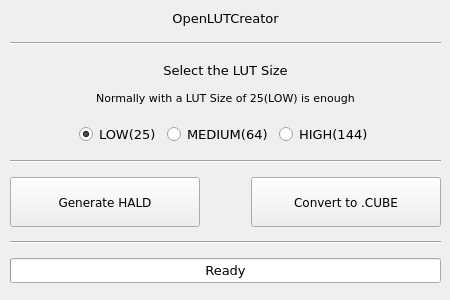
<?xml version="1.0" encoding="UTF-8"?>
<ui version="4.0">
 <class>MainWindow</class>
 <widget class="QMainWindow" name="MainWindow">
  <property name="geometry">
   <rect>
    <x>0</x>
    <y>0</y>
    <width>450</width>
    <height>300</height>
   </rect>
  </property>
  <property name="minimumSize">
   <size>
    <width>450</width>
    <height>300</height>
   </size>
  </property>
  <property name="maximumSize">
   <size>
    <width>450</width>
    <height>300</height>
   </size>
  </property>
  <property name="font">
   <font>
    <family>DejaVu Sans</family>
    <weight>50</weight>
    <bold>false</bold>
   </font>
  </property>
  <property name="windowTitle">
   <string>MainWindow</string>
  </property>
  <property name="autoFillBackground">
   <bool>true</bool>
  </property>
  <property name="tabShape">
   <enum>QTabWidget::Rounded</enum>
  </property>
  <property name="dockNestingEnabled">
   <bool>false</bool>
  </property>
  <widget class="QWidget" name="centralwidget">
   <widget class="QWidget" name="verticalLayoutWidget">
    <property name="geometry">
     <rect>
      <x>10</x>
      <y>0</y>
      <width>431</width>
      <height>291</height>
     </rect>
    </property>
    <layout class="QVBoxLayout" name="verticalLayout">
     <item>
      <widget class="QLabel" name="label_2">
       <property name="maximumSize">
        <size>
         <width>16777215</width>
         <height>20</height>
        </size>
       </property>
       <property name="font">
        <font>
         <pointsize>10</pointsize>
        </font>
       </property>
       <property name="text">
        <string>OpenLUTCreator</string>
       </property>
       <property name="alignment">
        <set>Qt::AlignCenter</set>
       </property>
      </widget>
     </item>
     <item>
      <widget class="Line" name="line_3">
       <property name="orientation">
        <enum>Qt::Horizontal</enum>
       </property>
      </widget>
     </item>
     <item>
      <widget class="QLabel" name="label">
       <property name="sizePolicy">
        <sizepolicy hsizetype="Minimum" vsizetype="Minimum">
         <horstretch>0</horstretch>
         <verstretch>0</verstretch>
        </sizepolicy>
       </property>
       <property name="maximumSize">
        <size>
         <width>16777215</width>
         <height>50</height>
        </size>
       </property>
       <property name="font">
        <font>
         <family>DejaVu Sans</family>
         <weight>50</weight>
         <bold>false</bold>
        </font>
       </property>
       <property name="text">
        <string>&lt;html&gt;&lt;head/&gt;&lt;body&gt;&lt;p align=&quot;center&quot;&gt;&lt;span style=&quot; font-size:10pt;&quot;&gt;Select the LUT Size&lt;/span&gt;&lt;/p&gt;&lt;p align=&quot;center&quot;&gt;&lt;span style=&quot; font-size:8pt;&quot;&gt;Normally with a LUT Size of 25(LOW) is enough&lt;/span&gt;&lt;/p&gt;&lt;/body&gt;&lt;/html&gt;</string>
       </property>
      </widget>
     </item>
     <item>
      <layout class="QHBoxLayout" name="horizontalLayout_3">
       <item>
        <spacer name="horizontalSpacer_4">
         <property name="orientation">
          <enum>Qt::Horizontal</enum>
         </property>
         <property name="sizeHint" stdset="0">
          <size>
           <width>40</width>
           <height>20</height>
          </size>
         </property>
        </spacer>
       </item>
       <item>
        <widget class="QRadioButton" name="radioButton_3">
         <property name="font">
          <font>
           <family>DejaVu Sans</family>
           <pointsize>10</pointsize>
           <weight>50</weight>
           <bold>false</bold>
          </font>
         </property>
         <property name="text">
          <string>LOW(25)</string>
         </property>
         <property name="checked">
          <bool>true</bool>
         </property>
        </widget>
       </item>
       <item>
        <widget class="QRadioButton" name="radioButton_2">
         <property name="font">
          <font>
           <family>DejaVu Sans</family>
           <pointsize>10</pointsize>
           <weight>50</weight>
           <bold>false</bold>
          </font>
         </property>
         <property name="text">
          <string>MEDIUM(64)</string>
         </property>
        </widget>
       </item>
       <item>
        <widget class="QRadioButton" name="radioButton">
         <property name="font">
          <font>
           <family>DejaVu Sans</family>
           <pointsize>10</pointsize>
           <weight>50</weight>
           <bold>false</bold>
          </font>
         </property>
         <property name="text">
          <string>HIGH(144)</string>
         </property>
        </widget>
       </item>
       <item>
        <spacer name="horizontalSpacer_5">
         <property name="orientation">
          <enum>Qt::Horizontal</enum>
         </property>
         <property name="sizeHint" stdset="0">
          <size>
           <width>40</width>
           <height>20</height>
          </size>
         </property>
        </spacer>
       </item>
      </layout>
     </item>
     <item>
      <widget class="Line" name="line_2">
       <property name="orientation">
        <enum>Qt::Horizontal</enum>
       </property>
      </widget>
     </item>
     <item>
      <layout class="QHBoxLayout" name="horizontalLayout_2">
       <item>
        <widget class="QPushButton" name="pushButton_2">
         <property name="minimumSize">
          <size>
           <width>190</width>
           <height>50</height>
          </size>
         </property>
         <property name="text">
          <string>Generate HALD</string>
         </property>
        </widget>
       </item>
       <item>
        <spacer name="horizontalSpacer_3">
         <property name="orientation">
          <enum>Qt::Horizontal</enum>
         </property>
         <property name="sizeHint" stdset="0">
          <size>
           <width>40</width>
           <height>20</height>
          </size>
         </property>
        </spacer>
       </item>
       <item>
        <widget class="QPushButton" name="pushButton">
         <property name="minimumSize">
          <size>
           <width>190</width>
           <height>50</height>
          </size>
         </property>
         <property name="text">
          <string>Convert to .CUBE</string>
         </property>
        </widget>
       </item>
      </layout>
     </item>
     <item>
      <widget class="Line" name="line">
       <property name="orientation">
        <enum>Qt::Horizontal</enum>
       </property>
      </widget>
     </item>
     <item>
      <layout class="QHBoxLayout" name="horizontalLayout">
       <item>
        <widget class="QProgressBar" name="progressBar">
         <property name="minimumSize">
          <size>
           <width>250</width>
           <height>0</height>
          </size>
         </property>
         <property name="font">
          <font>
           <family>DejaVu Sans</family>
           <pointsize>10</pointsize>
           <weight>50</weight>
           <bold>false</bold>
          </font>
         </property>
         <property name="value">
          <number>0</number>
         </property>
         <property name="format">
          <string>Ready</string>
         </property>
        </widget>
       </item>
      </layout>
     </item>
    </layout>
   </widget>
  </widget>
 </widget>
 <resources/>
 <connections/>
</ui>
